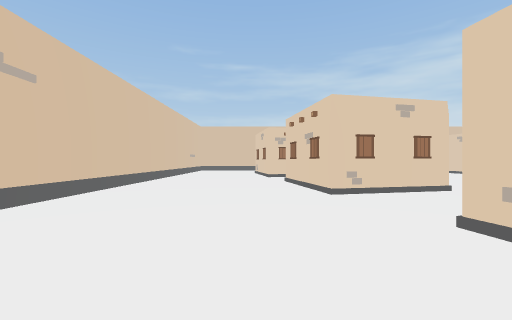
[1] (above)

24 first-person views from a walk through a scene from a Unity 3-D project. The camera is 1.2 m above the floor, looks level and sees 90° across. The floor is counted in squares, 2 m on a side. Each view is taken from the middle of a square. On the plan, view 1 faces up. The plan holds only what a view shows up to about 9 squares ahead; the rest is blank. The place goes on beyond the plan. Some animated figures are not drawn.

[2]
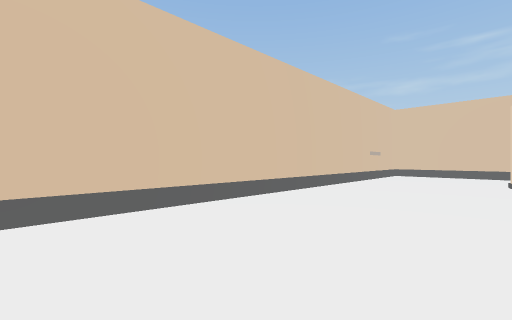

[3]
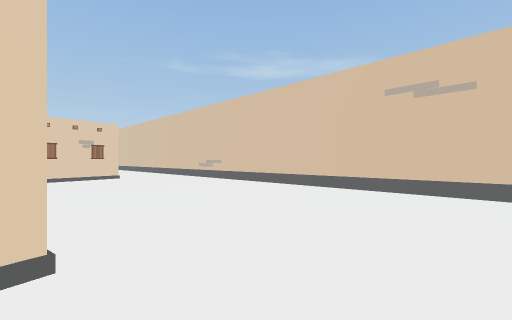

[4]
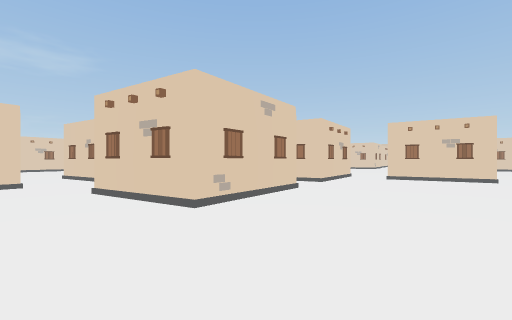

[5]
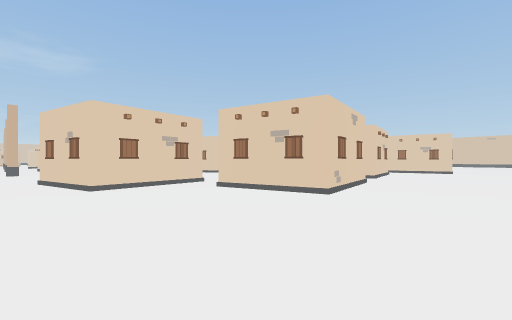

[6]
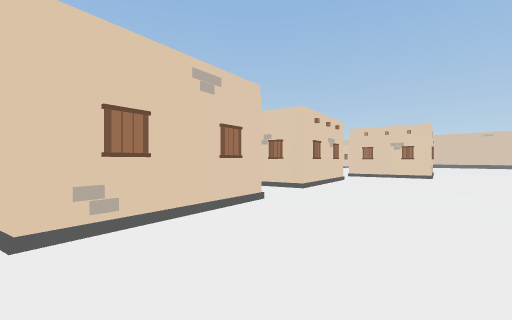

[7]
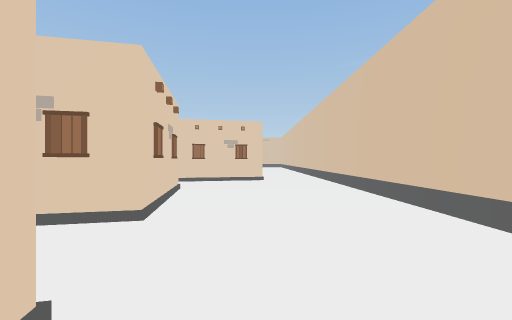

[8]
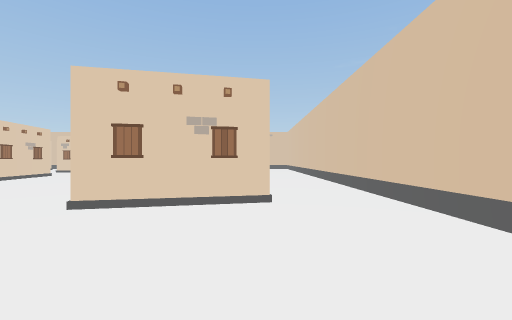

[9]
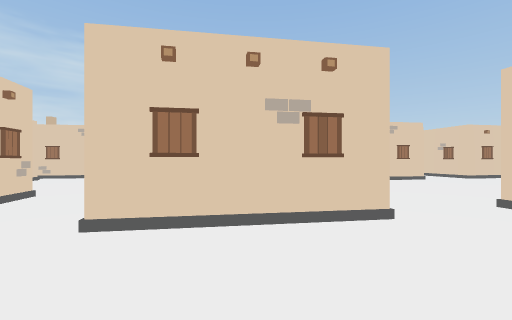

[10]
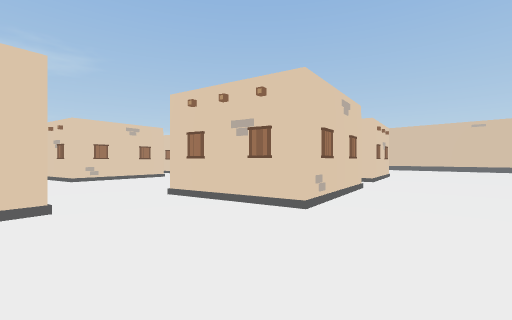

[11]
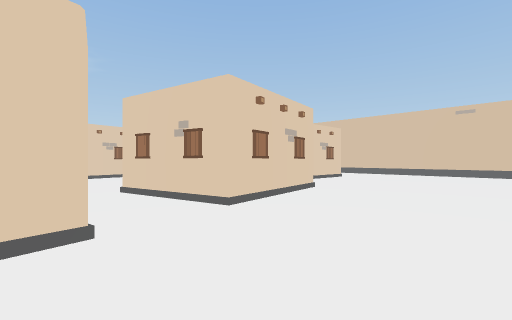

[12]
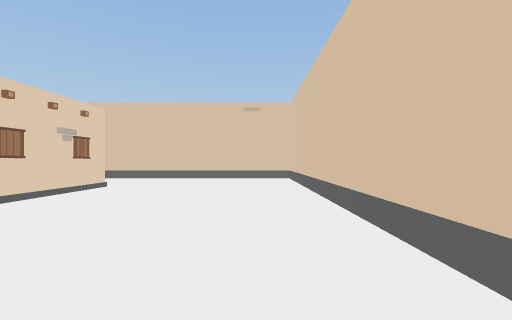

[13]
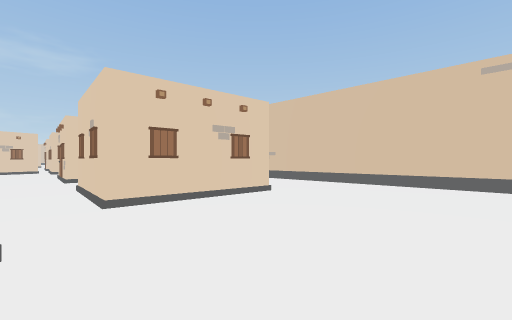

[14]
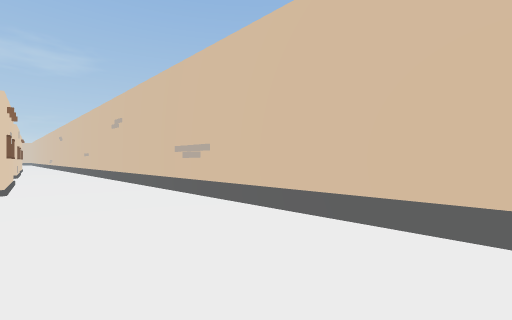

[15]
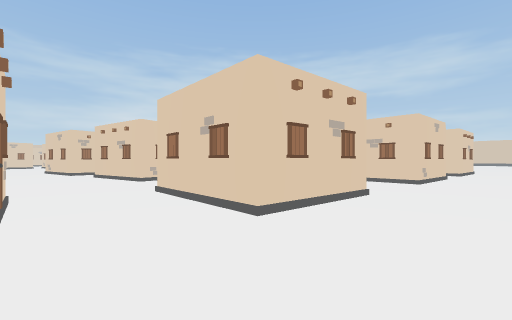

[16]
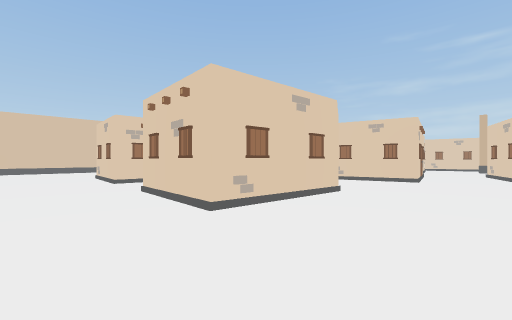

[17]
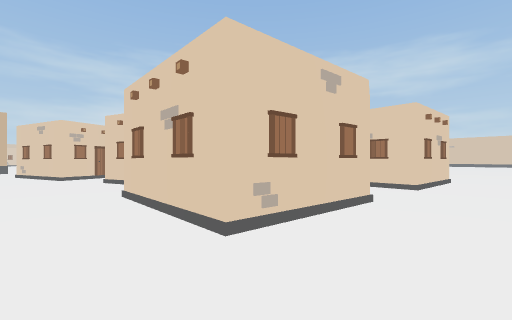

[18]
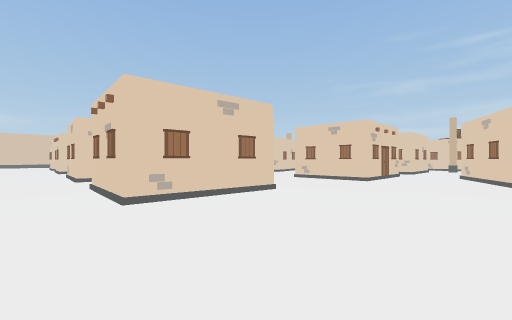

[19]
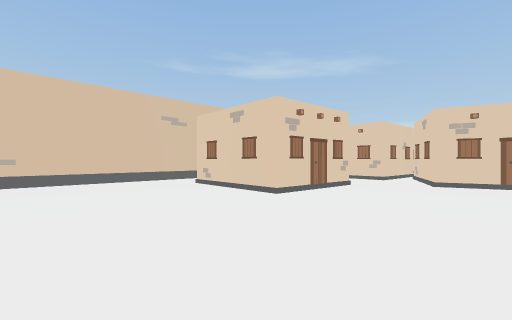

[20]
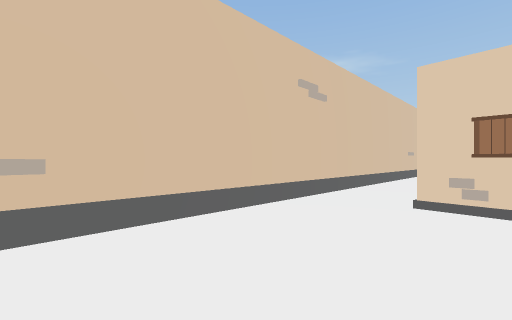

[21]
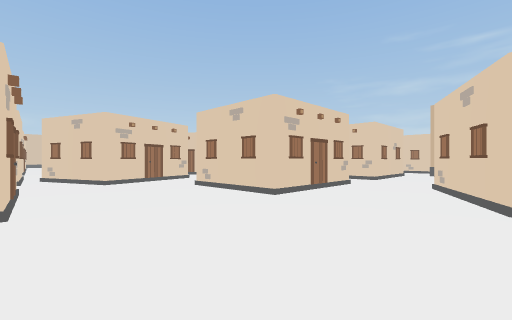

[22]
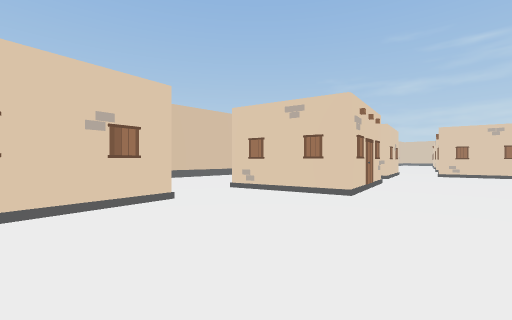

[23]
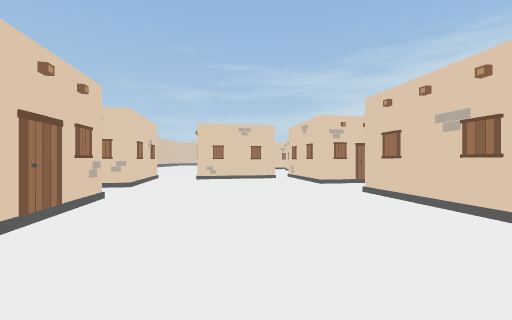

[24]
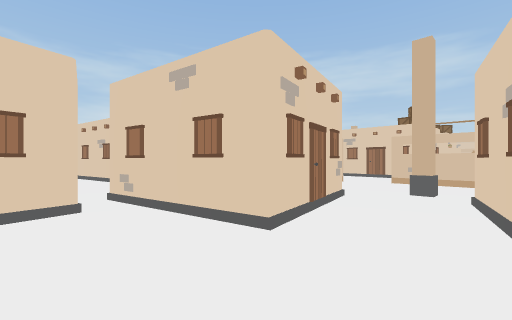

### Floor plan
Key: @ floor where view 1 was taken; # wall or solid block; . floor; O other object.
Columns run from 4 left of view 1 to 22 right of it. Each row starts with its distance up from view 1.
 15   ###
 14  ....
 13  O...
 12 #....
 11 #...O
 10 #....
  9 #....#
  8 #.....
  7 #....O
  6 #....##
  5 #.....##.
  4 #..........
  3 #.............
  2 #.....O#  .##O
  1 #.....##   #
  0 #...@..    #
 -1 #.............
 -2 #.......#O....
 -3  O.....## .
 -4  O.....###.     #..
 -5  ...##..#..## .....
 -6  ...###....O##..
 -7  ...# O.......#.#
 -8  ...........##..
 -9 #...........#
-10 #....# .....#
-11 #....###....O
-12 #....O#....
-13 #..........#
-14 #.........##           #.
-15 #..O##....#            #.
-16 #..###....#   .#      ##.
-17 #...   ..... ..#       ...
-18 #..........# O.##O     #.##
-19 #...##O....###...      #..#
-20 #...#   ...###... O..  #..O
-21 #...#   ........#  ........
-22 #................###.......
-23 #.....O##........#.........
-24 #.....###.###...##O.O##....
-25 #.....###.###...###   #....
-26 #.........##O...##..###....
-27 #..........................
-28 #..........................
-29  #########################O

Where each view was taken, in squares from view 1:
view 1: 0 up, 0 right, facing up
view 2: 4 up, 0 right, facing up-left
view 3: 4 up, 2 right, facing down-left
view 4: 4 up, 1 left, facing down-right
view 5: 1 down, 3 left, facing down-right
view 6: 5 down, 3 left, facing down-right
view 7: 7 down, 1 left, facing down
view 8: 11 down, 1 left, facing down
view 9: 11 down, 2 left, facing right
view 10: 12 down, 3 left, facing down-right
view 11: 17 down, 3 left, facing down-right
view 12: 20 down, 2 left, facing down
view 13: 22 down, 2 left, facing down-right
view 14: 26 down, 0 right, facing down-right
view 15: 28 down, 4 right, facing up-right
view 16: 28 down, 11 right, facing up-left
view 17: 28 down, 10 right, facing up-right
view 18: 28 down, 22 right, facing up-left
view 19: 21 down, 22 right, facing down-left
view 20: 26 down, 22 right, facing down-left
view 21: 24 down, 22 right, facing up-left
view 22: 16 down, 5 right, facing up-left
view 23: 13 down, 5 right, facing up
view 24: 8 down, 5 right, facing up-right
